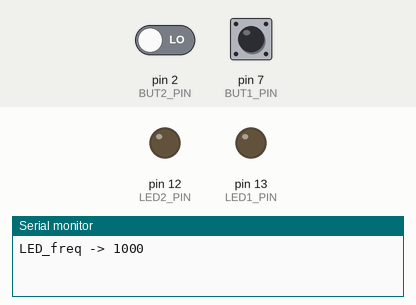
Recording of a sketch running on a simulated Arduino Uno, built with avr-gcc and run on an emulated ATmega328P. On the bench: output pins drawn as LEDs (lit = HIGH), the last lines printed to the serial monitor. The inputs (shaded band) are chosen by the test bench; at power-on: pin 7 (BUT1_PIN) LOW, pin 2 (BUT2_PIN) LOW.

Above: at 1.2 s.
1.3 s: pin 7 (BUT1_PIN) pulled HIGH for 0.15 s
At 2.6 s:
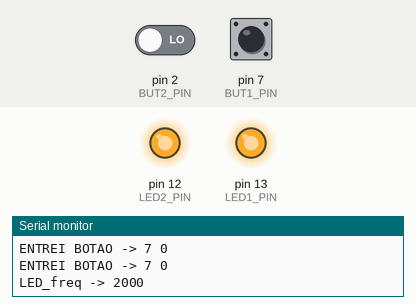
Timing chart, 0 to 10.4 s (numbered marks = the images above; inputs shaded):
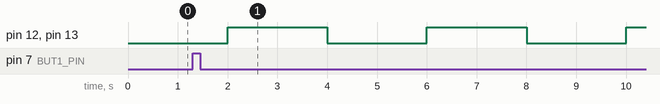

Measured:
- after the input at 1.3 s, pin 12 (LED2_PIN), pin 13 (LED1_PIN): alternates HIGH for 2.0 s and LOW for 2.0 s, starting after 2.7 s

The sketch:

tarefa3.ino
```cpp
// event_driven.c

#include <string.h>

#define MAX_BUTTONS 5

// TIMER
unsigned int timer1;
unsigned int timer2;
unsigned int ms1;
unsigned int ms2;
int timer1_active;
int timer2_active;


// BUTTON
int buttons;
int previous_state[MAX_BUTTONS];
int button_pin[MAX_BUTTONS];

void button_listen(int pin) {

	pinMode(pin,INPUT);
	button_pin[buttons] = pin;
	buttons = buttons + 1;
}

void timer1_set (int ms) {
	timer1 = millis();
        ms1 = ms;
	timer1_active = 1;

}
void timer2_set (int ms) {
        ms2 = ms;
	timer2 = millis();
	timer2_active = 1;
}

void button_changed (int pin, int v);
void timer1_expired ();
void timer2_expired ();


void setup () {
        Serial.begin(9600);
	timer1_active = 0;
	timer2_active = 0;
	buttons = 0;
	memset(previous_state,0,MAX_BUTTONS);
	init1();
}

void loop () {

	if (buttons > 0){
		int i;
		for(i=0;i<buttons;i++) {
			int current_state = digitalRead(button_pin[i]);
			if (current_state != previous_state[i]){
				button_changed (button_pin[i], current_state);
                                Serial.print("ENTREI BOTAO -> ");
                                Serial.print(button_pin[i]);
                                Serial.print(" ");
                                Serial.println(i);
				previous_state[i] = current_state;
			}
		}
	}
	if (timer1_active){
		unsigned int dt1 = millis() - timer1;
  //              Serial.print("dt1 = ");
   //             Serial.println(dt1);
                if (dt1 >= ms1){
                        timer1_active = 0;
			timer1_expired();
		}
        }
	if (timer2_active){
                unsigned int dt2 = millis() - timer2;
		if (dt2 >= ms2){
			timer2_active = 0;
			timer2_expired();
		}
        }
}

#define LED1_PIN 13
#define LED2_PIN 12
#define BUT1_PIN 7
#define BUT2_PIN 2

unsigned int led_freq; 	// LED frequency
int button1_pressed;
int button2_pressed;
int state;

void init1() {
	pinMode(LED1_PIN,OUTPUT);
	pinMode(LED2_PIN,OUTPUT);

        button_listen(BUT1_PIN);
	button_listen(BUT2_PIN);

	led_freq = 1000;
	button1_pressed = 0;
	button2_pressed = 0;
        state = 0;

	timer1_set(led_freq);
}

void button_changed(int pin, int v){
	if (pin == BUT1_PIN && v == 0){
		// button 1
		led_freq = led_freq + 1000;
		button1_pressed = 1;

		if (button2_pressed)
			while(1);
		else {
			timer2_set(500);
		}
	}
	else if (pin == BUT2_PIN && v == 0){
		// button 2
		led_freq = led_freq - 1000;
                if (led_freq <= 0)
                    led_freq = 1000;
		button2_pressed = 1;

		if (button1_pressed)
			while(1);
		else {
			timer2_set(500);
		}
	}
}

void timer2_expired(){
	button1_pressed = 0;
	button2_pressed = 0;
}

void timer1_expired(){
        Serial.print("LED_freq -> ");
        Serial.println(led_freq);
	digitalWrite(LED1_PIN,state);
	digitalWrite(LED2_PIN,state);
	state = !state;
	timer1_set(led_freq);
}
```
